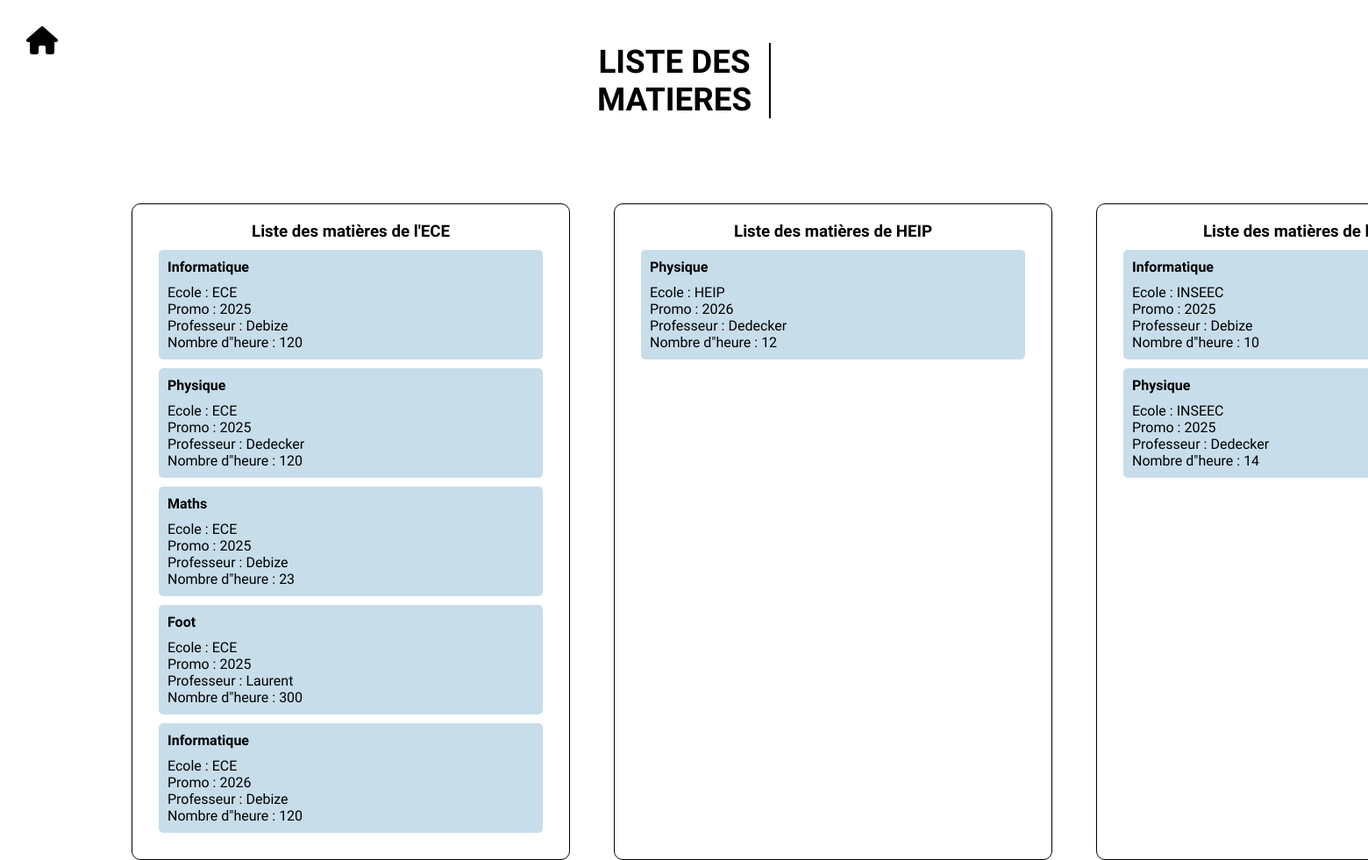
Screenshot of /Admin/listeDesMatieres.php with the database file from the repository.
### tables this page shows
CREATE TABLE `Matiere` (
  `IdMatiere` int(5) NOT NULL,
  `nomMatiere` varchar(25) NOT NULL,
  `nbHeures` int(5) NOT NULL,
  `IdProf` int(5) NOT NULL,
  `nomProf` varchar(25) NOT NULL,
  `ecole` varchar(25) NOT NULL,
  `promo` int(5) NOT NULL
);

CREATE TABLE `Ecole` (
  `IdEcole` int(5) NOT NULL,
  `ecole` varchar(25) NOT NULL
);

CREATE TABLE `Promo` (
  `IdPromo` int(5) NOT NULL,
  `promo` int(5) NOT NULL,
  `IdEcole` int(5) NOT NULL,
  `ecole` varchar(25) NOT NULL
);

### Admin/listeDesMatieres.php (the view, shortened to what this page needs)
<?php
    require_once '../bdd.php';
    $requeteMatiereECE = $bdd->prepare('SELECT * FROM Matiere INNER JOIN PromoMatiere ON PromoMatiere.idMatiere = Matiere.idMatiere INNER JOIN Promo ON Promo.idPromo = PromoMatiere.idPromo INNER JOIN Ecole ON Ecole.idEcole = Promo.idEcole WHERE Ecole.idEcole = 1');
    $requeteMatiereECE->execute();
    $listeMatiereECE = $requeteMatiereECE->fetchAll(PDO::FETCH_ASSOC);
    $requeteMatiereHEIP = $bdd->prepare('SELECT * FROM Matiere INNER JOIN PromoMatiere ON PromoMatiere.idMatiere = Matiere.idMatiere INNER JOIN Promo ON Promo.idPromo = PromoMatiere.idPromo INNER JOIN Ecole ON Ecole.idEcole = Promo.idEcole WHERE Ecole.idEcole = 2');
    $requeteMatiereHEIP->execute();
    $listeMatiereHEIP = $requeteMatiereHEIP->fetchAll(PDO::FETCH_ASSOC);
    $requeteMatiereINSEEC = $bdd->prepare('SELECT * FROM Matiere INNER JOIN PromoMatiere ON PromoMatiere.idMatiere = Matiere.idMatiere INNER JOIN Promo ON Promo.idPromo = PromoMatiere.idPromo INNER JOIN Ecole ON Ecole.idEcole = Promo.idEcole WHERE Ecole.idEcole = 3');
    $requeteMatiereINSEEC->execute();
    $listeMatiereINSEEC = $requeteMatiereINSEEC->fetchAll(PDO::FETCH_ASSOC);
?>
<!DOCTYPE html>
<html lang="en">
<head>
    <link rel="stylesheet" href="listeDesMatieres.css">
    <link rel="stylesheet" href="https://cdnjs.cloudflare.com/ajax/libs/font-awesome/6.4.0/css/all.min.css" />
    <a class="home-link" href="accueilAdmin.php">    <i class="fa-solid fa-house"></i></a>
    <div class= account-info>
    <h1 class="page-title">Liste des Matieres</h1>
</div>
</head>
<body>
<div class="container">
  <div class="col">
    <h3 class="title">Liste des matières de l'ECE</h3>
    <div class="liste-matiere">
      <?php
        foreach($listeMatiereECE as $matiereECE){
          echo '<div class="matiere-item">';
          echo '<p class="matiere">'.$matiereECE['nomMatiere'].'</p>';
          echo '<p class="ecole"> Ecole : '.$matiereECE['ecole'].'</p>';
          echo '<p class="promo"> Promo : '.$matiereECE['promo'].'</p>';
          echo '<p class="prof"> Professeur : '.$matiereECE['nomProf'].'</p>';
          echo '<p class="nbHeure">Nombre d"heure : '.$matiereECE['nbHeures'].' </p>';
          echo '</div>';
        }
      ?>
    </div>
  </div>
  <div class="col">
    <h3 class="title">Liste des matières de HEIP</h3>
    <div class="liste-matiere">
      <?php
        foreach($listeMatiereHEIP as $matiereHEIP){
          echo '<div class="matiere-item">';
          echo '<p class="matiere">'.$matiereHEIP['nomMatiere'].'</p>';
          echo '<p class="ecole"> Ecole : '.$matiereHEIP['ecole'].'</p>';
          echo '<p class="promo"> Promo : '.$matiereHEIP['promo'].'</p>';
          echo '<p class="prof"> Professeur : '.$matiereHEIP['nomProf'].'</p>';
          echo '<p class="nbHeure">Nombre d"heure : '.$matiereHEIP['nbHeures'].' </p>';
          echo '</div>';
        }
      ?>
      </div>
  </div>
  <div class="col">
    <h3 class="title">Liste des matières de l'INSEEC</h3>
    <div class="liste-matiere">
      <?php
        foreach($listeMatiereINSEEC as $matiereINSEEC){
          echo '<div class="matiere-item">';
          echo '<p class="matiere">'.$matiereINSEEC['nomMatiere'].'</p>';
          echo '<p class="ecole"> Ecole : '.$matiereINSEEC['ecole'].'</p>';
          echo '<p class="promo"> Promo : '.$matiereINSEEC['promo'].'</p>';
          echo '<p class="prof"> Professeur : '.$matiereINSEEC['nomProf'].'</p>';
          echo '<p class="nbHeure">Nombre d"heure : '.$matiereINSEEC['nbHeures'].' </p>';
          echo '</div>';
        }
      ?>
  </div>
</div>
</body>
</html>

### Admin/listeDesMatieres.css (style rules this page uses)
* { margin: 0; padding: 0; box-sizing: border-box; font-family: 'Sofia sans' ; }
.page-title { font-size: 2.3rem; text-transform: uppercase; border-right: 2px solid black; padding-right: 20px; position: absolute; transform: translate(-50%, -50%); text-align: center; display: flex; flex-direction: column; align-items: center; }
.account-info { position: absolute; left: 50%; text-align: center; }
.fa-house { color: black; font-size: 2rem; margin: 20px; padding: 10px; transition: transform 0.2s ease-in-out; pointer-events: auto; }
.container { display: grid; grid-template-columns: repeat(4, 1fr); height: 700px; padding-top: 90px; margin-left: 150px; margin-top: 50px; }
.col { border: 1px solid black; padding: 20px; text-align: center; border-radius: 10px; margin-right: 50px; width: 500px; }
.title { text-align: center; }
.matiere-item { text-align: left; border-radius: 5px; padding: 10px; margin: 10px; background-color: #C7DDEA; }
.matiere { font-weight: 800; margin-bottom: 10px; }

### rows the page displays
matiere: nomMatiere "Informatique", ecole.ecole "ECE", promo.promo "2025", nomProf "Debize", nbHeures "120"
matiere: nomMatiere "Physique", ecole.ecole "ECE", promo.promo "2025", nomProf "Dedecker", nbHeures "120"
matiere: nomMatiere "Maths", ecole.ecole "ECE", promo.promo "2025", nomProf "Debize", nbHeures "23"
matiere: nomMatiere "Foot", ecole.ecole "ECE", promo.promo "2025", nomProf "Laurent", nbHeures "300"
matiere: nomMatiere "Informatique", ecole.ecole "ECE", promo.promo "2026", nomProf "Debize", nbHeures "120"
matiere: nomMatiere "Physique", ecole.ecole "HEIP", promo.promo "2026", nomProf "Dedecker", nbHeures "12"
matiere: nomMatiere "Informatique", ecole.ecole "INSEEC", promo.promo "2025", nomProf "Debize", nbHeures "10"
matiere: nomMatiere "Physique", ecole.ecole "INSEEC", promo.promo "2025", nomProf "Dedecker", nbHeures "14"
